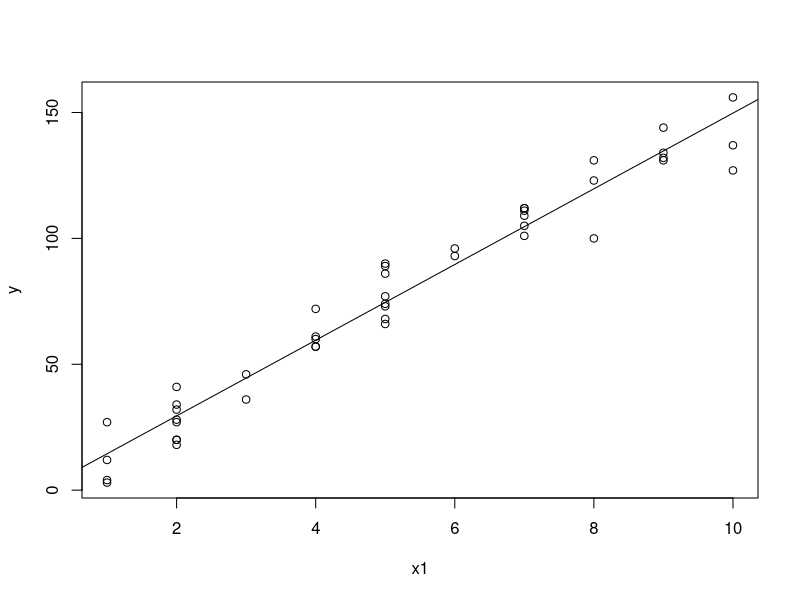
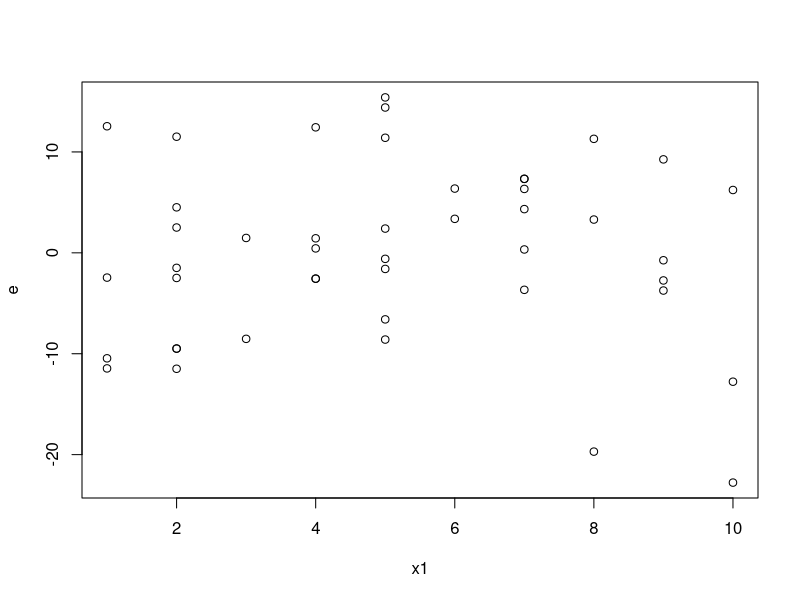
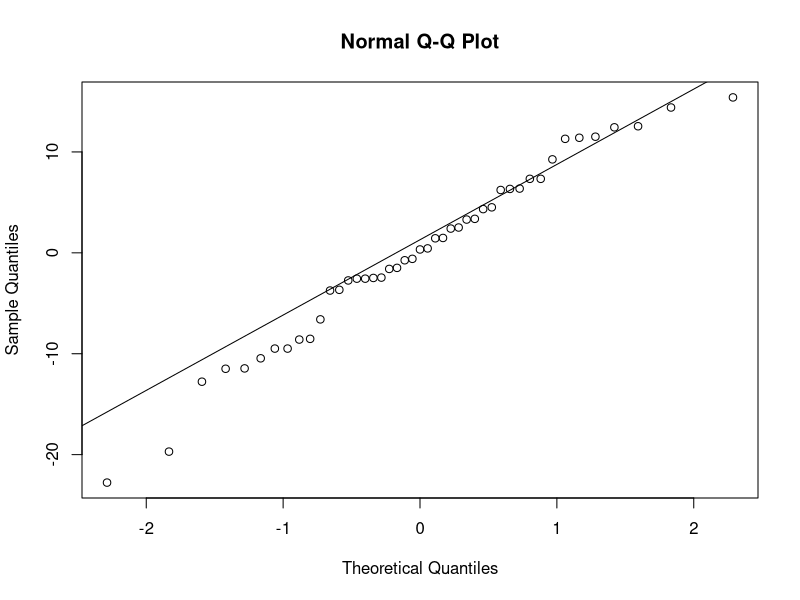

Write R code to recreate these figures, in order.
library(lmtest)

copier <- read.csv("copier.csv")

y <- copier$min
x1 <- copier$copiers
x2 <- copier$age
x3 <- copier$exp

anova(lm(y~x1))
anova(lm(y~x2))
anova(lm(y~x3))

## x1: minutes
reg1 <- lm(y~x1)

png("2-scatter-1.png")
plot(x1, y)
abline(reg1)
dev.off()



e <- residuals(reg1)
png("2-resid-1.png")
plot(x1, e)
dev.off()
png("2-qq-1.png")
qqnorm(e)
qqline(e)
dev.off()

anova(reg1)

